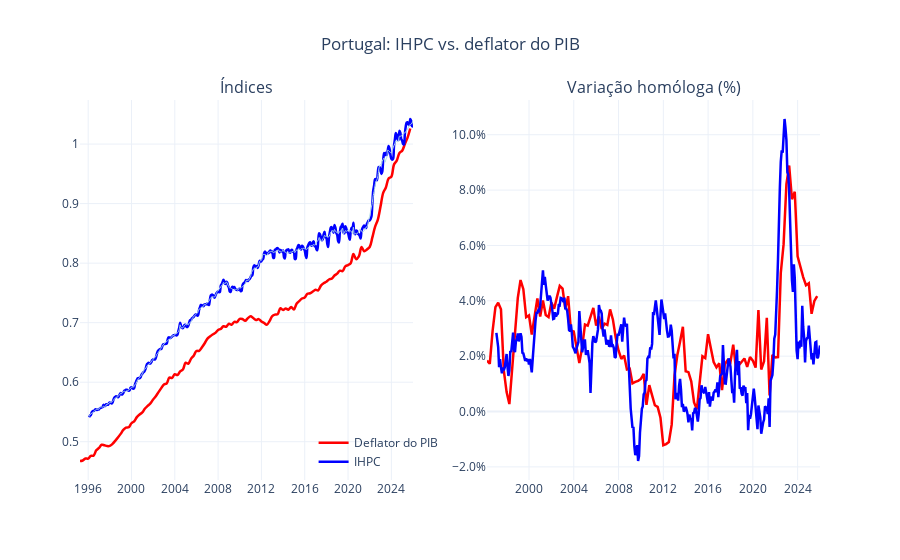

The notebook cell this image was saved under:
### Code cell
import plotly.graph_objects as go
from plotly.subplots import make_subplots

df = (
    hicp.merge(hicp_sa, on="time", how="outer")
    .merge(deflator, on="time", how="outer")
    .sort_values("time")
    .rename(columns={"hicp": "IHPC", "hicp_sa": "IHPC SA", "deflator": "Deflator do PIB"})
    .melt("time", ["IHPC", "IHPC SA", "Deflator do PIB"], "series", "indice")
    .dropna(subset=["indice"])
)

yoy = df[df["series"].isin(["IHPC", "Deflator do PIB"])].copy()
lag = yoy[["time", "series", "indice"]].rename(columns={"time": "time_lag", "indice": "indice_lag"})
yoy = (
    yoy.assign(time_lag=yoy["time"] - pd.DateOffset(years=1))
    .merge(lag, on=["time_lag", "series"], how="left")
    .assign(yoy=lambda d: (d["indice"] / d["indice_lag"] - 1) * 100)
    .dropna(subset=["yoy"])
)

colors = {"IHPC": "blue", "IHPC SA": "lightblue", "Deflator do PIB": "red"}
widths = {"IHPC": 2.5, "IHPC SA": 1.0, "Deflator do PIB": 2.5}

fig = make_subplots(rows=1, cols=2, subplot_titles=("Índices", "Variação homóloga (%)"))
for series, d in df.groupby("series"):
    fig.add_trace(
        go.Scatter(
            x=d["time"],
            y=d["indice"],
            name=series,
            mode="lines",
            line=dict(color=colors[series], width=widths[series], shape="spline"),
            showlegend=series != "IHPC SA",
        ),
        row=1,
        col=1,
    )

for series, d in yoy.groupby("series"):
    fig.add_trace(
        go.Scatter(
            x=d["time"],
            y=d["yoy"],
            name=f"{series} YoY",
            mode="lines",
            line=dict(color=colors[series], width=widths[series], shape="linear"),
            showlegend=False,
        ),
        row=1,
        col=2,
    )

fig.update_layout(
    title="Portugal: IHPC vs. deflator do PIB",
    template="plotly_white",
    title_x=0.5,
    legend_title_text="",
    xaxis_title="",
    yaxis_title="",
    legend=dict(x=0.49, y=0.01, xanchor="right", yanchor="bottom", bgcolor="rgba(0,0,0,0)", borderwidth=0),
)
fig.update_xaxes(dtick="M48", tickformat="%Y", hoverformat="%Y-%m-%d")
fig.update_yaxes(tickformat=",", col=1)
fig.update_yaxes(tickformat=".1f", ticksuffix="%", col=2)
fig.show()
